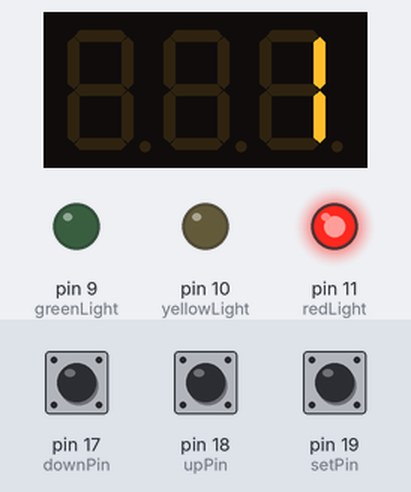
Recording of a sketch running on a simulated Arduino Uno, built with avr-gcc and run on an emulated ATmega328P. Parts: 3-digit seven-segment display, output pins drawn as LEDs (lit = HIGH). Wiring (inferred from the names in the program): 3-digit 7-segment display, segments lit when LOW: segments pin 12, pin 2, pin 3, pin 4, pin 5, pin 6, pin 7; digit selects pin 14, pin 16, pin 15. The test bench sets the inputs (shaded band); at power-on: pin 19 (setPin) HIGH, pin 18 (upPin) HIGH, pin 17 (downPin) HIGH. EEPROM starts erased; the segment pins are drawn as the display they are named for; pins used as bus, display or sensor lines are not drawn.

Above: at 1.2 s.
1.3 s: pin 19 (setPin) pulled LOW for 0.15 s
At 1.8 s:
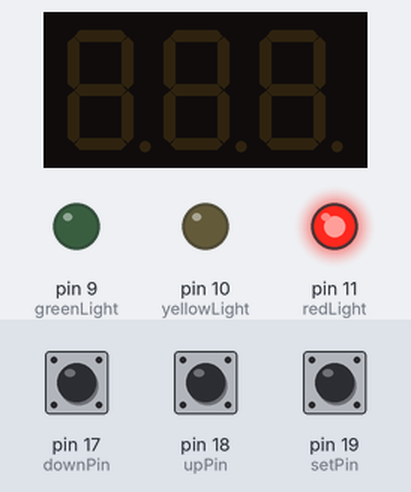
2.9 s: pin 19 (setPin) pulled LOW for 1 s
At 4.0 s:
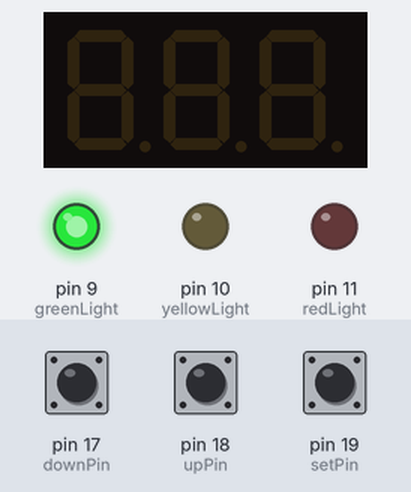
5.6 s: pin 18 (upPin) pulled LOW for 3.2 s
At 9.37 s:
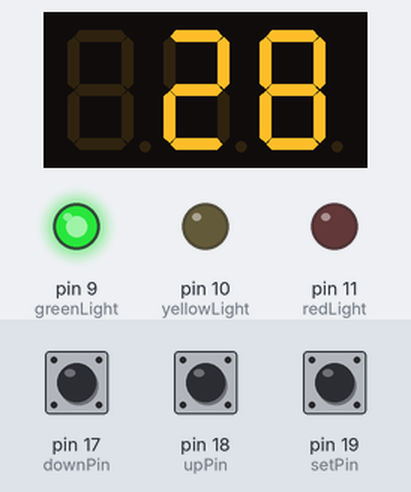
10.3 s: pin 19 (setPin) pulled LOW for 0.15 s
At 10.9 s:
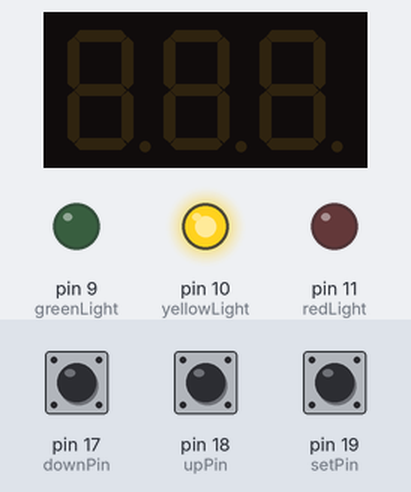
11.0 s: pin 18 (upPin) pulled LOW for 1 s
At 12.38 s:
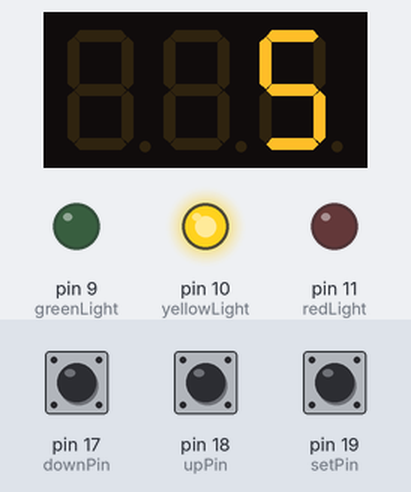
13.5 s: pin 17 (downPin) pulled LOW for 0.15 s
At 14.38 s:
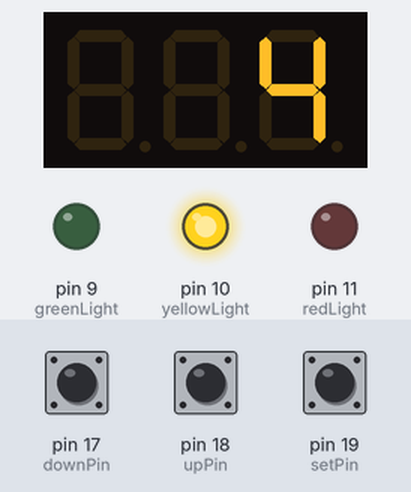
Timing chart, 0 to 16.5 s (numbered marks = the images above; inputs shaded):
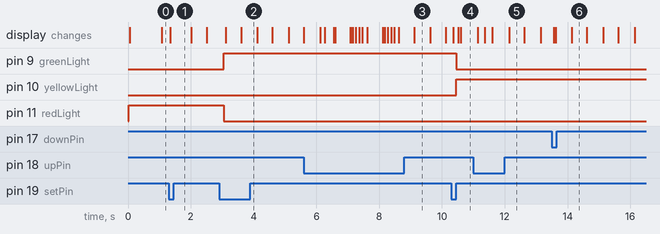

Measured:
- after the input at 1.3 s, pin 9 (greenLight): stays LOW (without the input it goes to HIGH after 0.72 s); pin 11 (redLight): stays HIGH (without the input it goes to LOW after 0.72 s); the display: changes at once (image 1)
- after the input at 2.9 s, pin 9 (greenLight): LOW → HIGH after 0.15 s; pin 11 (redLight): HIGH → LOW after 0.15 s
- after the input at 5.6 s, the display: first differs from a run without the input after 0.52 s (image 3 shows a later state)
- after the input at 10.3 s, pin 9 (greenLight): HIGH → LOW after 0.15 s; pin 10 (yellowLight): LOW → HIGH after 0.15 s
- after the input at 11.0 s, the display: first changes after 0.14 s (image 5 shows a later state)
- after the input at 13.5 s, the display: changes after 0.06 s (image 6)
- what the display in image 3 shows lasts 0.5 s, from 9.1 s to 9.6 s

The sketch:

3chPushMode1-7SegmentsStoreLastSelection.ino
```cpp
/*
  Single Mode Traffic Light with Adjustable Timings
  - Red, Green, Yellow durations can be set (1–999 s)
  - Use SET to cycle editable phases (Red → Green → Yellow)
  - Use UP/DOWN to change the value (hold for faster change)
  - After Yellow is set, values are saved to EEPROM and program runs
  - On power-up, durations are loaded from EEPROM
  - Buttons are active-LOW using INPUT_PULLUP; wire each button to GND
*/

#include <EEPROM.h>

// ========= EEPROM =========
#define MARKER_ADDR   100
#define MARKER_VALUE  0xA5
#define RED_ADDR        0   // using int; on AVR it's 2 bytes (gapped to 4 for simplicity)
#define GREEN_ADDR      4
#define YELLOW_ADDR     8

// ========= Button Pins (active-low with pullups) =========
#define setPin   19
#define upPin    18
#define downPin  17

// ========= 7-Segment Display Pins =========
int a = 12, b = 2, c = 3, d = 4, e = 5, f = 6, g = 7;
int d1 = 14, d2 = 16, d3 = 15;  // digits

// ========= LED Pins =========
int redLight    = 11;
int yellowLight = 10;
int greenLight  = 9;

// ========= Program State =========
enum State { RUN, SET_RED, SET_GREEN, SET_YELLOW };
State state = RUN;

int redSec = 2;
int greenSec = 2;
int yellowSec = 1;

bool upPrev=false, downPrev=false, setPrev=false;
unsigned long upHoldStart=0, upLastInc=0;
unsigned long downHoldStart=0, downLastInc=0;

// ========= Forward Declarations =========
void loadFromEEPROM();
void saveToEEPROM();
bool buttonPressed(int pin, bool &prev);
void updateValueWithHold(int &v, int delta, unsigned long &holdStart, unsigned long &lastInc);
void displayBlinkingNumber(int num);
void displayNumber(int num);
void displayRemaining(unsigned long tStart, int totalSec);
void pickDigit(int digit);
void displayDigit(int num);
void clearSeg();
void seg0();void seg1();void seg2();void seg3();void seg4();
void seg5();void seg6();void seg7();void seg8();void seg9();

void setup() {
  // Buttons: use internal pull-ups; wire to GND
  pinMode(setPin,   INPUT_PULLUP);
  pinMode(upPin,    INPUT_PULLUP);
  pinMode(downPin,  INPUT_PULLUP);

  pinMode(d1, OUTPUT); pinMode(d2, OUTPUT); pinMode(d3, OUTPUT);
  pinMode(a, OUTPUT); pinMode(b, OUTPUT); pinMode(c, OUTPUT);
  pinMode(d, OUTPUT); pinMode(e, OUTPUT); pinMode(f, OUTPUT); pinMode(g, OUTPUT);

  pinMode(redLight, OUTPUT);
  pinMode(yellowLight, OUTPUT);
  pinMode(greenLight, OUTPUT);

  clearSeg();

  // Load from EEPROM or initialize defaults
  if (EEPROM.read(MARKER_ADDR) == MARKER_VALUE) {
    loadFromEEPROM();
  } else {
    redSec = 2; greenSec = 2; yellowSec = 1;
    saveToEEPROM();
  }
}

void loop() {
  // Handle SET button (edge + debounce)
  if (buttonPressed(setPin, setPrev)) {
    if (state == RUN) {
      state = SET_RED;
      digitalWrite(redLight, HIGH);
      digitalWrite(greenLight, LOW);
      digitalWrite(yellowLight, LOW);
    } else if (state == SET_RED) {
      state = SET_GREEN;
      digitalWrite(redLight, LOW);
      digitalWrite(greenLight, HIGH);
      digitalWrite(yellowLight, LOW);
    } else if (state == SET_GREEN) {
      state = SET_YELLOW;
      digitalWrite(redLight, LOW);
      digitalWrite(greenLight, LOW);
      digitalWrite(yellowLight, HIGH);
    } else if (state == SET_YELLOW) {
      saveToEEPROM();
      state = RUN;
    }
  }

  // --- SET MODE ---
  if (state == SET_RED || state == SET_GREEN || state == SET_YELLOW) {
    if (digitalRead(upPin) == LOW)
      updateValueWithHold((state==SET_RED?redSec:(state==SET_GREEN?greenSec:yellowSec)), +1, upHoldStart, upLastInc);
    else { upHoldStart=0; upLastInc=0; }

    if (digitalRead(downPin) == LOW)
      updateValueWithHold((state==SET_RED?redSec:(state==SET_GREEN?greenSec:yellowSec)), -1, downHoldStart, downLastInc);
    else { downHoldStart=0; downLastInc=0; }

    if (redSec<1) redSec=1;     if (redSec>999) redSec=999;
    if (greenSec<1) greenSec=1; if (greenSec>999) greenSec=999;
    if (yellowSec<1) yellowSec=1; if (yellowSec>999) yellowSec=999;

    int showVal = (state==SET_RED?redSec:(state==SET_GREEN?greenSec:yellowSec));
    displayBlinkingNumber(showVal);
    delay(1);
    return;
  }

  // --- RUN MODE ---
  unsigned long tStart;

  // Red phase
  tStart = millis();
  while (millis() - tStart < (unsigned long)redSec*1000UL) {
    digitalWrite(redLight, HIGH);
    digitalWrite(greenLight, LOW);
    digitalWrite(yellowLight, LOW);
    displayRemaining(tStart, redSec);
    if (buttonPressed(setPin, setPrev)) { state = SET_RED; return; }
  }

  // Green phase
  tStart = millis();
  while (millis() - tStart < (unsigned long)greenSec*1000UL) {
    digitalWrite(redLight, LOW);
    digitalWrite(greenLight, HIGH);
    digitalWrite(yellowLight, LOW);
    displayRemaining(tStart, greenSec);
    if (buttonPressed(setPin, setPrev)) { state = SET_GREEN; return; }
  }

  // Yellow phase
  tStart = millis();
  while (millis() - tStart < (unsigned long)yellowSec*1000UL) {
    digitalWrite(redLight, LOW);
    digitalWrite(greenLight, LOW);
    digitalWrite(yellowLight, HIGH);
    displayRemaining(tStart, yellowSec);
    if (buttonPressed(setPin, setPrev)) { state = SET_YELLOW; return; }
  }
}

/* =================== EEPROM =================== */
void loadFromEEPROM() {
  EEPROM.get(RED_ADDR,   redSec);
  EEPROM.get(GREEN_ADDR, greenSec);
  EEPROM.get(YELLOW_ADDR,yellowSec);
  if (redSec<1) redSec=2;
  if (greenSec<1) greenSec=2;
  if (yellowSec<1) yellowSec=1;
}

void saveToEEPROM() {
  EEPROM.put(RED_ADDR,   redSec);
  EEPROM.put(GREEN_ADDR, greenSec);
  EEPROM.put(YELLOW_ADDR,yellowSec);
  EEPROM.write(MARKER_ADDR, MARKER_VALUE);
}

/* ========== Button & Value Update ========== */
bool buttonPressed(int pin, bool &prev) {
  bool pressed = (digitalRead(pin) == LOW); // active-low
  if (pressed && !prev) { prev = true; delay(150); return true; } // debounce
  if (!pressed) prev = false;
  return false;
}

// Auto-increment with hold
void updateValueWithHold(int &v, int delta, unsigned long &holdStart, unsigned long &lastInc) {
  unsigned long now = millis();
  if (holdStart == 0) {
    holdStart = now;
    v += delta;
    if (v < 1) v = 1; if (v > 999) v = 999;
    lastInc = now;
  } else {
    if (now - holdStart >= 1000) {  // after 1s, accelerate
      if (now - lastInc >= 100) {
        v += delta;
        if (v < 1) v = 1; if (v > 999) v = 999;
        lastInc = now;
      }
    } else {
      if (now - lastInc >= 300) {  // before 1s, slower
        v += delta;
        if (v < 1) v = 1; if (v > 999) v = 999;
        lastInc = now;
      }
    }
  }
}

/* ========== 7-Segment Display ========== */
void displayRemaining(unsigned long tStart, int totalSec){
  unsigned long elapsed = (millis() - tStart) / 1000UL;
  int remaining = totalSec - (int)elapsed;
  if (remaining < 0) remaining = 0;
  displayNumber(remaining);
}

void displayBlinkingNumber(int num) {
  static unsigned long lastBlink=0;
  static bool on=true;
  if (millis() - lastBlink >= 500) { lastBlink = millis(); on = !on; }
  if (!on) { clearSeg(); return; }
  displayNumber(num);
}

void displayNumber(int num) {
  int ones = num % 10;
  int tens = (num/10) % 10;
  int hund = (num/100) % 10;

  pickDigit(1);
  if (hund==0) clearSeg(); else displayDigit(hund);
  delay(2);

  pickDigit(2);
  if (hund==0 && tens==0) clearSeg(); else displayDigit(tens);
  delay(2);

  pickDigit(3);
  displayDigit(ones);
  delay(2);

  clearSeg();
}

void pickDigit(int digit) {
  digitalWrite(d1, LOW);
  digitalWrite(d2, LOW);
  digitalWrite(d3, LOW);
  if (digit==1) digitalWrite(d1, HIGH);
  if (digit==2) digitalWrite(d2, HIGH);
  if (digit==3) digitalWrite(d3, HIGH);
}

void clearSeg() {
  digitalWrite(a, HIGH); digitalWrite(b, HIGH); digitalWrite(c, HIGH);
  digitalWrite(d, HIGH); digitalWrite(e, HIGH); digitalWrite(f, HIGH); digitalWrite(g, HIGH);
}

void displayDigit(int num) {
  switch (num) {
    case 0: seg0(); break; case 1: seg1(); break; case 2: seg2(); break;
    case 3: seg3(); break; case 4: seg4(); break; case 5: seg5(); break;
    case 6: seg6(); break; case 7: seg7(); break; case 8: seg8(); break;
    case 9: seg9(); break; default: clearSeg(); break;
  }
}

// Segment patterns (LOW = ON, HIGH = OFF)
void seg0(){ digitalWrite(a,LOW); digitalWrite(b,LOW); digitalWrite(c,LOW); digitalWrite(d,LOW); digitalWrite(e,LOW); digitalWrite(f,LOW); digitalWrite(g,HIGH); }
void seg1(){ digitalWrite(a,HIGH);digitalWrite(b,LOW); digitalWrite(c,LOW); digitalWrite(d,HIGH);digitalWrite(e,HIGH);digitalWrite(f,HIGH);digitalWrite(g,HIGH); }
void seg2(){ digitalWrite(a,LOW); digitalWrite(b,LOW); digitalWrite(c,HIGH);digitalWrite(d,LOW); digitalWrite(e,LOW); digitalWrite(f,HIGH);digitalWrite(g,LOW); }
void seg3(){ digitalWrite(a,LOW); digitalWrite(b,LOW); digitalWrite(c,LOW); digitalWrite(d,LOW); digitalWrite(e,HIGH);digitalWrite(f,HIGH);digitalWrite(g,LOW); }
void seg4(){ digitalWrite(a,HIGH);digitalWrite(b,LOW); digitalWrite(c,LOW); digitalWrite(d,HIGH);digitalWrite(e,HIGH);digitalWrite(f,LOW); digitalWrite(g,LOW); }
void seg5(){ digitalWrite(a,LOW); digitalWrite(b,HIGH);digitalWrite(c,LOW); digitalWrite(d,LOW); digitalWrite(e,HIGH);digitalWrite(f,LOW); digitalWrite(g,LOW); }
void seg6(){ digitalWrite(a,LOW); digitalWrite(b,HIGH);digitalWrite(c,LOW); digitalWrite(d,LOW); digitalWrite(e,LOW); digitalWrite(f,LOW); digitalWrite(g,LOW); }
void seg7(){ digitalWrite(a,LOW); digitalWrite(b,LOW); digitalWrite(c,LOW); digitalWrite(d,HIGH);digitalWrite(e,HIGH);digitalWrite(f,HIGH);digitalWrite(g,HIGH); }
void seg8(){ digitalWrite(a,LOW); digitalWrite(b,LOW); digitalWrite(c,LOW); digitalWrite(d,LOW); digitalWrite(e,LOW); digitalWrite(f,LOW); digitalWrite(g,LOW); }
void seg9(){ digitalWrite(a,LOW); digitalWrite(b,LOW); digitalWrite(c,LOW); digitalWrite(d,LOW); digitalWrite(e,HIGH);digitalWrite(f,LOW); digitalWrite(g,LOW); }
```
